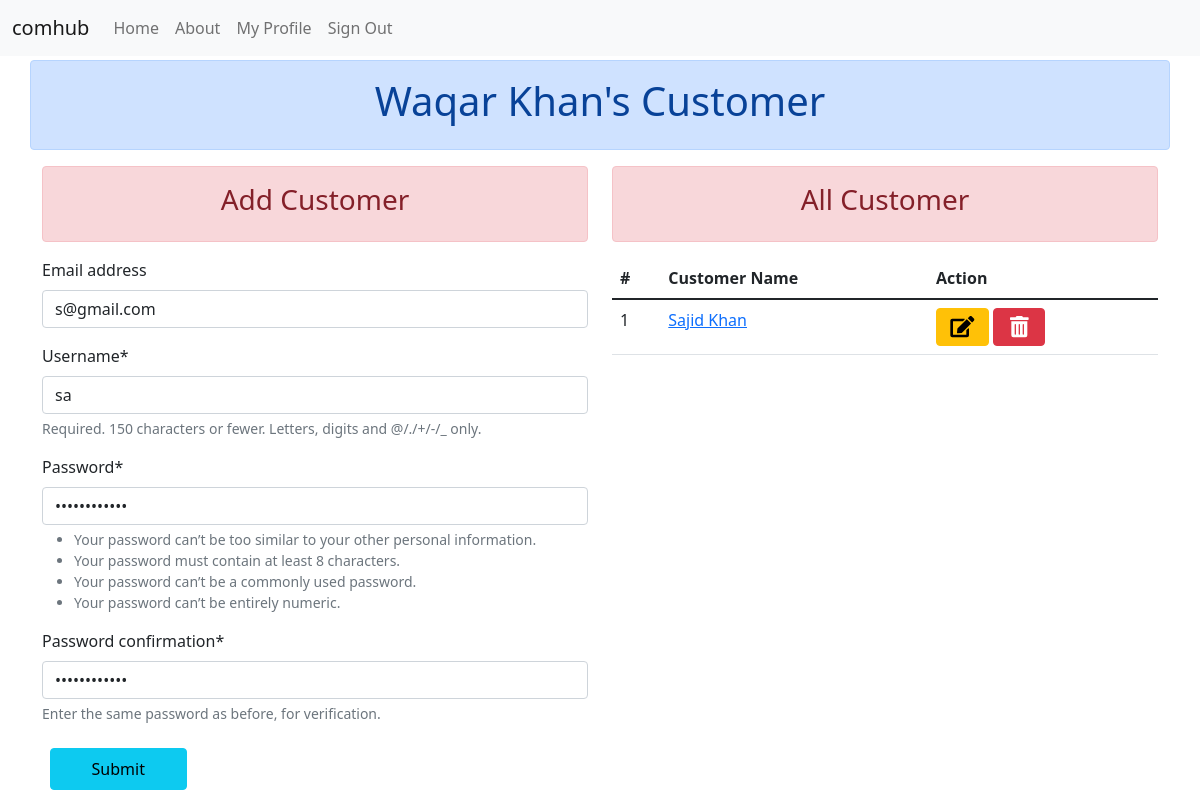
The page /users_/sa/ (signed in) on the database its author committed.
### comhub/users/models.py (models this page shows, shortened)
class User(AbstractUser):
    name = CharField(_("Name of User"), blank=True, max_length=255)
    address = TextField(_("Address"), blank=True)
    phone_number = PhoneNumberField(_("User's Phone Number"), blank=True)
    user_type_choices = Choices('Admin','Suplier','Customer',)
    user_type = StatusField(choices_name='user_type_choices')
    customer_of = models.ForeignKey("self", on_delete=models.CASCADE, blank=True, null=True)
    first_name = None  # type: ignore
    last_name = None  # type: ignore

### comhub/file_sharing_app/views.py (the view)
# urls.py: path("users_/<str:username>/", file_sharing_views.update_user, name="update_user"),
@login_required
def update_user(request, username):
    user = User.objects.filter(username=username, customer_of=request.user).first()
    form = CustomerForm(request.POST or None, instance=user)
    if form.is_valid():
        customer_object = form.save(commit=False)
        customer_object.user_type = 'Customer'
        customer_object.customer_of = request.user
        customer_object.save()
        return redirect("home")
    context = {"form": form}
    return render(request, 'pages/home.html', context)

### comhub/file_sharing_app/forms.py
class CustomerForm(UserCreationForm):
    class Meta:
        model = User
        fields = ('email', 'username')
    def __init__(self, *args, **kwargs):
        super().__init__(*args, **kwargs)
        password = str(uuid.uuid1()).split("-")[-1]
        self.fields['password1'].widget.attrs.update({'value':password})
        self.fields['password2'].widget.attrs.update({'value':password})

### comhub/users/context_processors.py (called while the page is built)
def allauth_settings(request):
    return {
        "ACCOUNT_ALLOW_REGISTRATION": settings.ACCOUNT_ALLOW_REGISTRATION,
    }

### comhub/templates/pages/home.html (shortened to what this page needs)
{% extends "base.html" %}
{% load crispy_forms_tags %}
{% block content %}
<div class="row">
    <div class="col-12 alert alert-primary text-center">
        <h1>
            {{request.user.name|title}}'s Customer
        </h1>
    </div>
    <div class="col-md-6">
        <div class="col-12 alert alert-danger text-center">
            <h3>
                Add Customer
            </h3>
        </div>
        <form action="." method="post">
            {{form|crispy}}
            <button class="btn btn-info m-2 p-2 col-3" type="submit">Submit</button>
        </form>
    </div>
    <div class="col-md-6">
        <div class="col-12 alert alert-danger text-center">
            <h3>
                All Customer
            </h3>
        </div>
        <div class="col-12">
            <table class="table">
                <thead>
                    <tr>
                        <th>#</th>
                        <th>Customer Name</th>
                        <th>Action</th>
                    </tr>
                </thead>
                <tbody>
                    {% for customer in request.user.user_set.all %}
                    <tr>
                        <td scope="row">{{forloop.counter}}</td>
                        <td><a href="{% url 'customer_file_page' customer.username %}">{% if customer.name %}{{customer.name}}{% else %}{{customer.username}}{% endif %}</a></td>
                        <td>
                            <a class="btn btn-warning" href="{% url 'update_user' customer.username %}" role="button"><i class="fas fa-edit  fa-lg fa-fw"></i></a>
                            <a class="btn btn-danger" href="{% url 'users:delete' customer.username %}" role="button"><i class="fas fa-trash-alt fa-lg fa-fw"></i></a>
                        </td>
                    </tr>
                    {% endfor %}
                </tbody>
            </table>
        </div>
    </div>
</div>
{% endblock content %}

### rows shown on the page
User: user.name "Waqar Khan"
User: email "s@gmail.com", username "sa", name "Sajid Khan"
